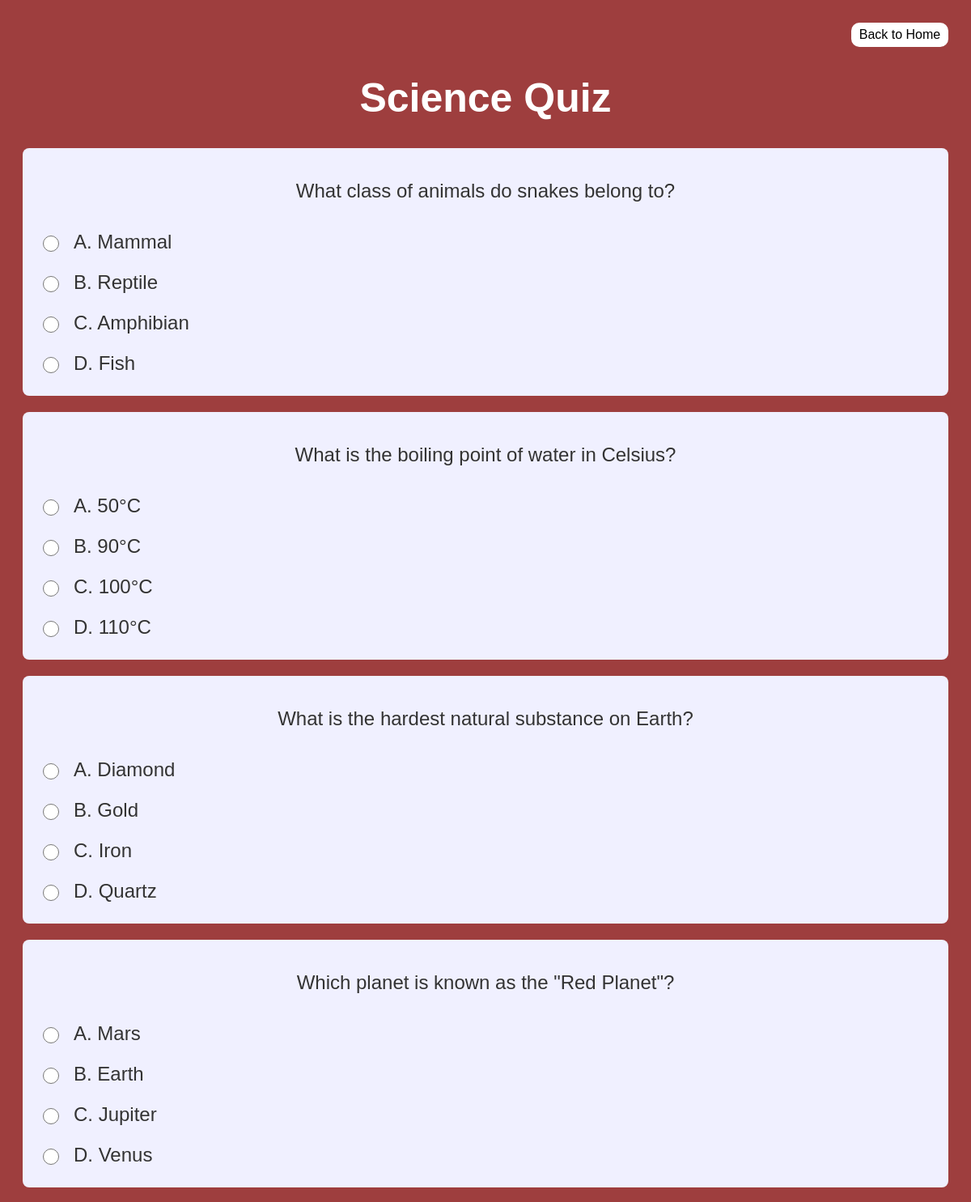
Screenshot of /quiz/2/ (signed in, upper part) with the database file from the repository.
### quiz/models.py (models this page shows, shortened)
class Category(models.Model):
    name = models.CharField(max_length=50)

class Question(models.Model):
    category = models.ForeignKey(Category, on_delete=models.CASCADE)
    text = models.CharField(max_length=255)
    answer = models.CharField(max_length=50)

class Choice(models.Model):
    question = models.ForeignKey(Question, on_delete=models.CASCADE)
    choice_text = models.CharField(max_length=100)

### quiz/views.py (the view, shortened to what this page needs)
# urls.py: path('quiz/<int:category_id>/', views.quiz, name='quiz'),
@login_required
def quiz(request, category_id):
    try:
        category = Category.objects.get(id=category_id)
    except Category.DoesNotExist:
        return redirect('home')
    questions = Question.objects.filter(category=category).order_by('?')[:10]
    return render(request, 'quiz/quiz.html', {'category': category, 'questions': questions})

### quiz/templates/quiz/quiz.html (shortened to what this page needs)
<!DOCTYPE html>
<html lang="en">
<head>
    {% load static %}
    <link rel="stylesheet" href="{% static 'quiz/style.css' %}">
</head>
<body>
    <div class="closeBtn">
        <a class="closeButton" href="{% url 'home' %}">Back to Home</a>
    </div>
    <h1>{{ category.name }} Quiz</h1>
    <form method="post">
        {% for question in questions %}
            <div class="question">
                <p>{{ question.text }}</p>
                {% for choice in question.choice_set.all %}
                    <label>
                        <input type="radio" name="{{ question.id }}" value="{{ choice.choice_text }}">
                        {{ choice.choice_text }}
                    </label>
                {% endfor %}
            </div>
        {% endfor %}
    </form>
</body>
</html>

### quiz/static/quiz/style.css (style rules this page uses)
body { font-family: Arial, sans-serif; background-color: rgb(158, 62, 62); color: #333; text-align: center; padding: 20px; }
h1 { color: white; font-size: 50px; }
.question { margin: 20px 0; padding: 15px; background: #f0f0ff; border-radius: 8px; display: flex; flex-direction: column; font-size: 24px; }
label { font-size: 24px; display: flex; align-items: center; column-gap: 10px; height: 50px; }
input { width: 30px; height: 20px; cursor: pointer; }
.closeButton { text-decoration: none; color: black; }
.closeBtn { display: flex; justify-content: center; align-items: center; background-color: white; border-radius: 10px; text-align: center; height: 30px; width: 120px; justify-self: center; justify-self: flex-end; }

### rows the page displays
Category: name "Science"
Question: text "What class of animals do snakes belong to?"
Choice: choice_text "A. Mammal"
Choice: choice_text "B. Reptile"
Choice: choice_text "C. Amphibian"
Choice: choice_text "D. Fish"
Question: text "What is the boiling point of water in Celsius?"
Choice: choice_text "A. 50°C"
Choice: choice_text "B. 90°C"
Choice: choice_text "C. 100°C"
Choice: choice_text "D. 110°C"
Question: text "What is the hardest natural substance on Earth?"
Choice: choice_text "A. Diamond"
Choice: choice_text "B. Gold"
Choice: choice_text "C. Iron"
Choice: choice_text "D. Quartz"
Question: text "Which planet is known as the \"Red Planet\"?"
Choice: choice_text "A. Mars"
Choice: choice_text "B. Earth"
Choice: choice_text "C. Jupiter"
Choice: choice_text "D. Venus"
